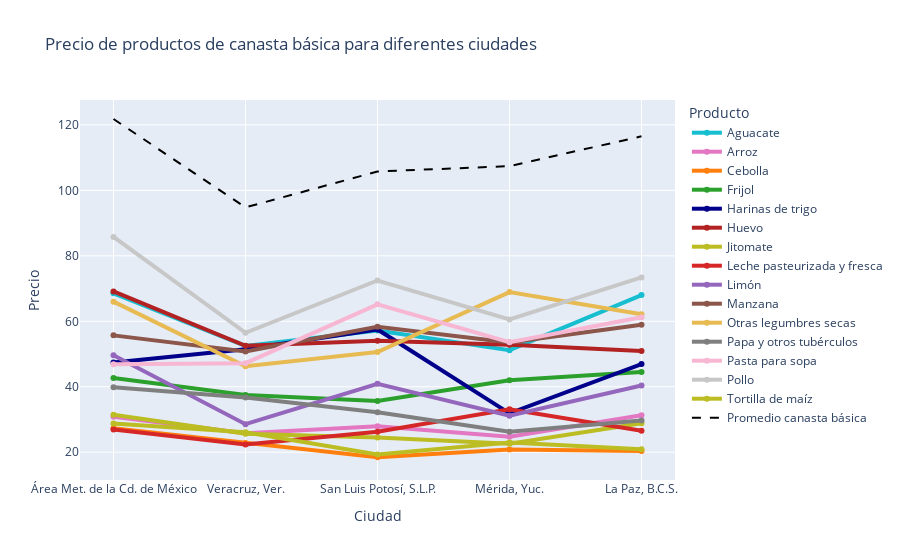

Notebook code for this chart:
### Markdown cell above
También es interesante hacer una comparación por ciudades ubicadas en diferentes puntos del país para tener alguna noción de cuánto pueden variar los precios de diferentes productos. Se puede ver por ejemplo que Veracruz tiene precios más bajos en comparación con las demás ciudades que se consideran en el gráfico de abajo.

### Code cell
# Create figure
fig = go.Figure()

# Set the colors for the lines
colors = [
    '#17becf', '#e377c2', '#ff7f0e', '#2ca02c', 'darkblue', 'firebrick', 
    '#bcbd22', '#d62728', '#9467bd', '#8c564b', '#e7ba52', '#7f7f7f',
    '#f7b6d2', '#c7c7c7', '#bcbd22', '#dbdb8d', '#9edae5', '#17becf',
    '#393b79', '#637939', '#8c6d31', '#843c39', '#ad494a', '#d6616b',
    '#7b4173', '#a55194', '#ce6dbd', '#de9ed6', '#3182bd', '#6baed6',
    '#9ecae1', '#c6dbef'
]

# Create x-axis labels for the selected cities
selected_cities = sorted(['La Paz, B.C.S.', 'Área Met. de la Cd. de México', 'Mérida, Yuc.', 'San Luis Potosí, S.L.P.', 'Veracruz, Ver.',], reverse=True)
df_cities = df[df['Nombre ciudad'].isin(selected_cities)]

# Add trace one per product
for i, product in enumerate(selected_products):
    df_product = df_cities[df_cities['Genérico'] == product]
    mean_price = df_product.groupby('Nombre ciudad')['Precio promedio'].mean()
    fig.add_trace(go.Scatter(x=selected_cities, y=mean_price,  line=dict(color=colors[i], width=4), name=str(product)))

# Campute and trace the average value of products 
prices_avg = df_cities.groupby(['Nombre ciudad'])['Precio promedio'].mean()
fig.add_trace(go.Scatter(x=selected_cities, y=prices_avg, mode='lines', name='Promedio canasta básica', line=dict(dash='dash', color='black')))

# Actualizar el diseño de la figura para que coincida con el estilo deseado
fig.update_layout(
    title=f'Precio de productos de canasta básica para diferentes ciudades',
    xaxis_title='Ciudad',
    yaxis_title='Precio',
    legend_title='Producto'
)

# Mostrar la figura
fig.show()

### Figure 1 — Plotly figure (JSON) as saved in the notebook; plotly's stock layout.template omitted (floating-point values rounded to 4 significant figures)
{"data": [{"line": {"color": "#17becf", "width": 4}, "name": "Aguacate", "type": "scatter", "x": ["Área Met. de la Cd. de México", "Veracruz, Ver.", "San Luis Potosí, S.L.P.", "Mérida, Yuc.", "La Paz, B.C.S."], "y": [68.53, 52.47, 57.17, 51.17, 68.02]}, {"line": {"color": "#e377c2", "width": 4}, "name": "Arroz", "type": "scatter", "x": ["Área Met. de la Cd. de México", "Veracruz, Ver.", "San Luis Potosí, S.L.P.", "Mérida, Yuc.", "La Paz, B.C.S."], "y": [30.87, 25.83, 27.97, 24.72, 31.32]}, {"line": {"color": "#ff7f0e", "width": 4}, "name": "Cebolla", "type": "scatter", "x": ["Área Met. de la Cd. de México", "Veracruz, Ver.", "San Luis Potosí, S.L.P.", "Mérida, Yuc.", "La Paz, B.C.S."], "y": [27.32, 22.81, 18.47, 20.8, 20.35]}, {"line": {"color": "#2ca02c", "width": 4}, "name": "Frijol", "type": "scatter", "x": ["Área Met. de la Cd. de México", "Veracruz, Ver.", "San Luis Potosí, S.L.P.", "Mérida, Yuc.", "La Paz, B.C.S."], "y": [42.7, 37.5, 35.65, 41.98, 44.5]}, {"line": {"color": "darkblue", "width": 4}, "name": "Harinas de trigo", "type": "scatter", "x": ["Área Met. de la Cd. de México", "Veracruz, Ver.", "San Luis Potosí, S.L.P.", "Mérida, Yuc.", "La Paz, B.C.S."], "y": [47.45, 51.46, 57.52, 31.88, 46.93]}, {"line": {"color": "firebrick", "width": 4}, "name": "Huevo", "type": "scatter", "x": ["Área Met. de la Cd. de México", "Veracruz, Ver.", "San Luis Potosí, S.L.P.", "Mérida, Yuc.", "La Paz, B.C.S."], "y": [69.13, 52.53, 54.07, 52.88, 50.89]}, {"line": {"color": "#bcbd22", "width": 4}, "name": "Jitomate", "type": "scatter", "x": ["Área Met. de la Cd. de México", "Veracruz, Ver.", "San Luis Potosí, S.L.P.", "Mérida, Yuc.", "La Paz, B.C.S."], "y": [31.46, 25.68, 24.5, 22.6, 28.85]}, {"line": {"color": "#d62728", "width": 4}, "name": "Leche pasteurizada y fresca", "type": "scatter", "x": ["Área Met. de la Cd. de México", "Veracruz, Ver.", "San Luis Potosí, S.L.P.", "Mérida, Yuc.", "La Paz, B.C.S."], "y": [26.98, 22.37, 26.23, 33.15, 26.56]}, {"line": {"color": "#9467bd", "width": 4}, "name": "Limón", "type": "scatter", "x": ["Área Met. de la Cd. de México", "Veracruz, Ver.", "San Luis Potosí, S.L.P.", "Mérida, Yuc.", "La Paz, B.C.S."], "y": [49.64, 28.58, 40.9, 31.14, 40.41]}, {"line": {"color": "#8c564b", "width": 4}, "name": "Manzana", "type": "scatter", "x": ["Área Met. de la Cd. de México", "Veracruz, Ver.", "San Luis Potosí, S.L.P.", "Mérida, Yuc.", "La Paz, B.C.S."], "y": [55.7, 50.76, 58.36, 53.54, 58.93]}, {"line": {"color": "#e7ba52", "width": 4}, "name": "Otras legumbres secas", "type": "scatter", "x": ["Área Met. de la Cd. de México", "Veracruz, Ver.", "San Luis Potosí, S.L.P.", "Mérida, Yuc.", "La Paz, B.C.S."], "y": [66.0, 46.29, 50.6, 68.93, 62.13]}, {"line": {"color": "#7f7f7f", "width": 4}, "name": "Papa y otros tubérculos", "type": "scatter", "x": ["Área Met. de la Cd. de México", "Veracruz, Ver.", "San Luis Potosí, S.L.P.", "Mérida, Yuc.", "La Paz, B.C.S."], "y": [39.84, 36.75, 32.19, 26.28, 29.69]}, {"line": {"color": "#f7b6d2", "width": 4}, "name": "Pasta para sopa", "type": "scatter", "x": ["Área Met. de la Cd. de México", "Veracruz, Ver.", "San Luis Potosí, S.L.P.", "Mérida, Yuc.", "La Paz, B.C.S."], "y": [46.92, 47.2, 65.19, 53.6, 61.24]}, {"line": {"color": "#c7c7c7", "width": 4}, "name": "Pollo", "type": "scatter", "x": ["Área Met. de la Cd. de México", "Veracruz, Ver.", "San Luis Potosí, S.L.P.", "Mérida, Yuc.", "La Paz, B.C.S."], "y": [85.78, 56.5, 72.47, 60.55, 73.4]}, {"line": {"color": "#bcbd22", "width": 4}, "name": "Tortilla de maíz", "type": "scatter", "x": ["Área Met. de la Cd. de México", "Veracruz, Ver.", "San Luis Potosí, S.L.P.", "Mérida, Yuc.", "La Paz, B.C.S."], "y": [28.81, 26.08, 19.34, 22.98, 20.9]}, {"line": {"color": "black", "dash": "dash"}, "mode": "lines", "name": "Promedio canasta básica", "type": "scatter", "x": ["Área Met. de la Cd. de México", "Veracruz, Ver.", "San Luis Potosí, S.L.P.", "Mérida, Yuc.", "La Paz, B.C.S."], "y": [121.8, 94.8, 105.8, 107.4, 116.5]}], "layout": {"legend": {"title": {"text": "Producto"}}, "title": {"text": "Precio de productos de canasta básica para diferentes ciudades"}, "xaxis": {"title": {"text": "Ciudad"}}, "yaxis": {"title": {"text": "Precio"}}}}
